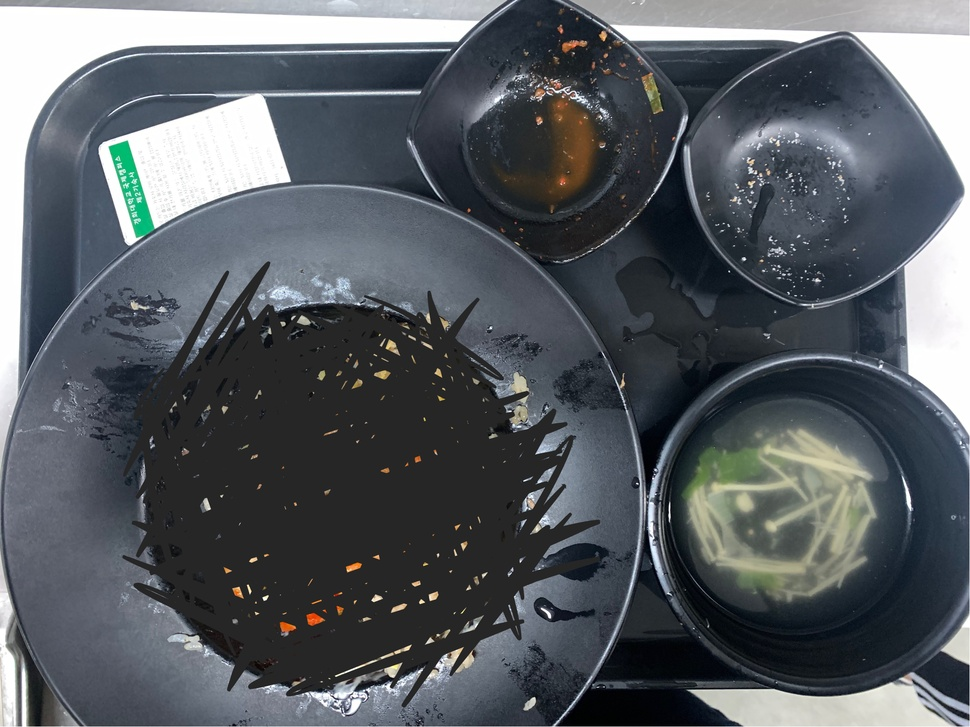
#> input picture midterm/1.jpg, 970 x 727 px, shrunk from 4033 x 3025 before the run
$ python '전처리.py'
#> lines starting #> are read from the running program, lines starting #| are printed output that depends on the picture
import cv2

img = cv2.imread('1.jpg', cv2.IMREAD_COLOR)
#> img is the input picture: shape (727, 970, 3); mean B, G, R 97.6, 92.5, 87.4
copy_img = img.copy()
img2 = cv2.cvtColor(img, cv2.COLOR_BGR2GRAY)
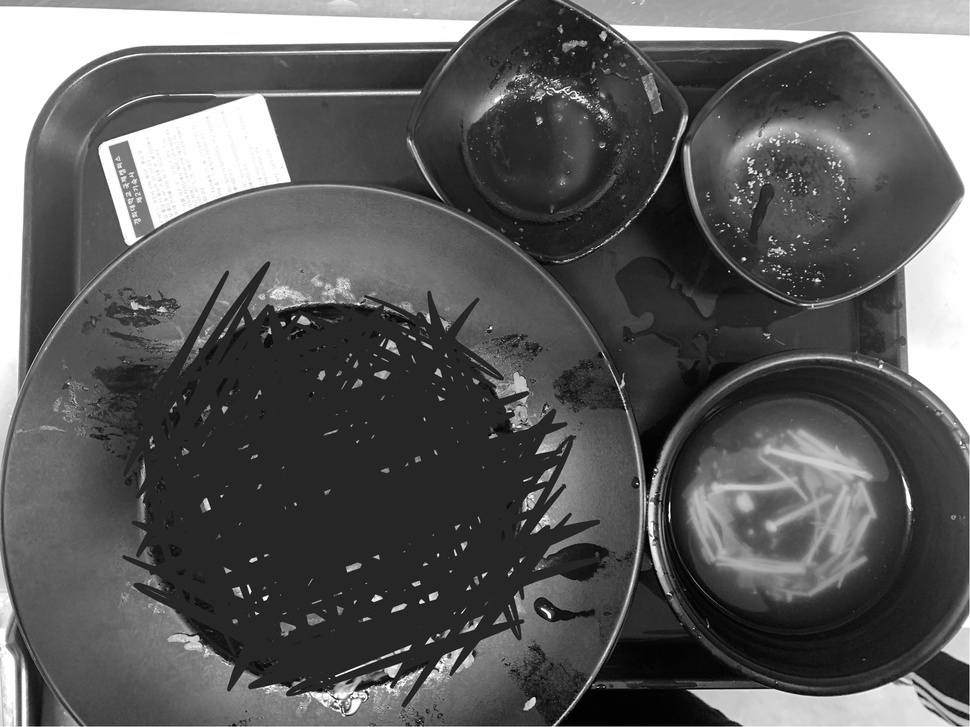
#> img2: shape (727, 970); min 0, max 255, mean 91.5

blur = cv2.GaussianBlur(img2, (3, 3), 0)

canny = cv2.Canny(blur, 100, 300)
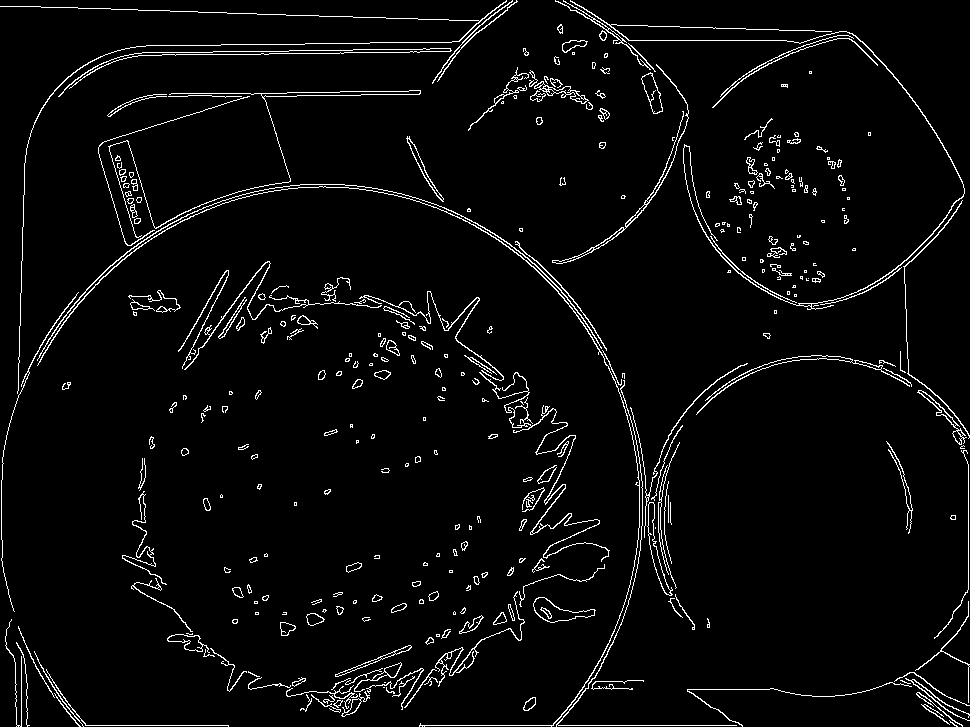
#> canny: shape (727, 970); 3.8% white in thin lines or dots

cv2.imwrite('4.jpg', canny)
